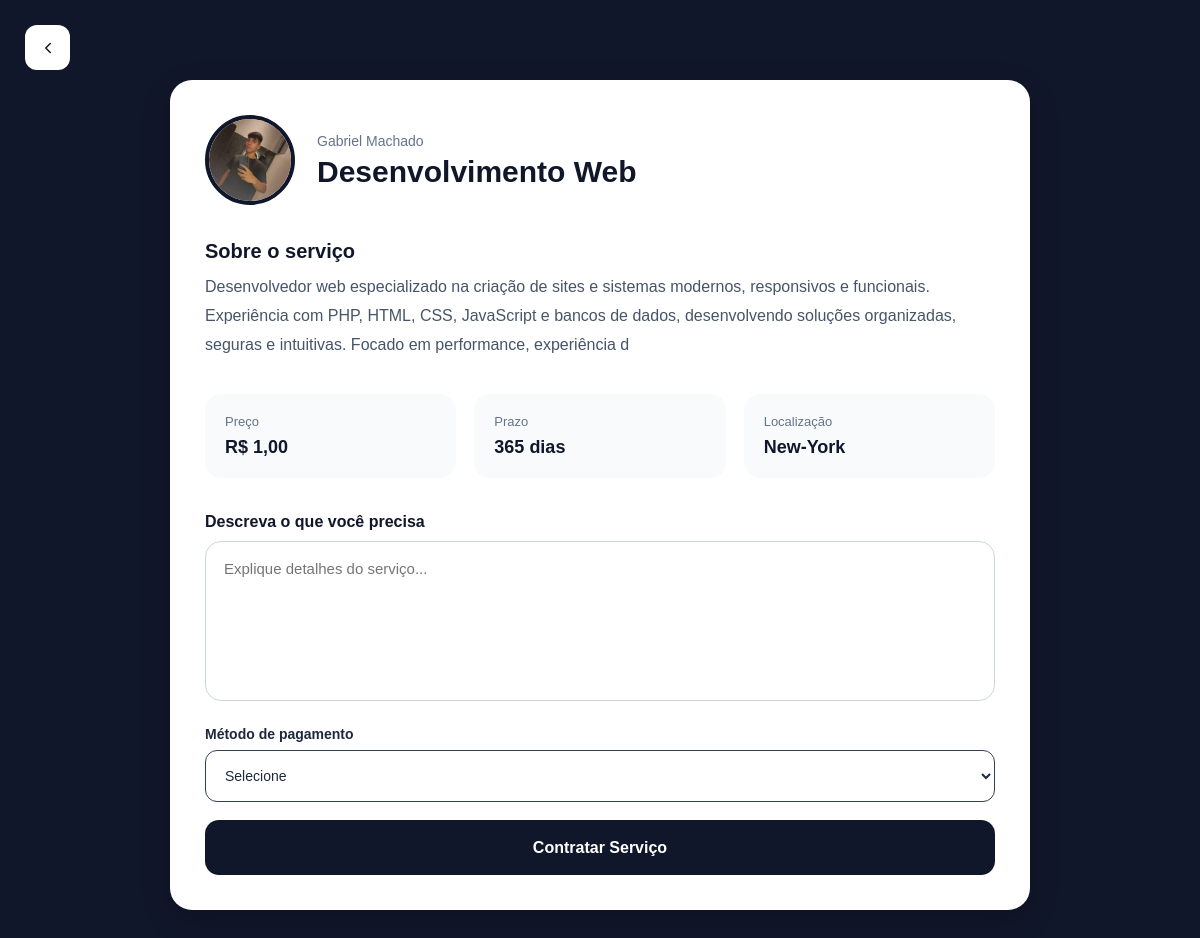
/frontend/public/Cliente/contratar-servico.php?id=9 (signed in), run on the app's committed database.
### tables this page shows
CREATE TABLE `servicos` (
  `id` int(11) NOT NULL,
  `usuario_id` int(11) NOT NULL,
  `categoria_id` int(11) NOT NULL,
  `nome_servico` varchar(255) NOT NULL,
  `descricao` varchar(255) DEFAULT NULL,
  `preco` decimal(10,2) NOT NULL,
  `prazo` int(11) NOT NULL,
  `localizacao` varchar(255) DEFAULT NULL,
  `criado_em` timestamp NOT NULL DEFAULT current_timestamp()
);

CREATE TABLE `usuarios` (
  `id` int(11) NOT NULL,
  `nome` varchar(100) NOT NULL,
  `email` varchar(255) NOT NULL,
  `senha` varchar(255) NOT NULL,
  `telefone` varchar(20) DEFAULT NULL,
  `tipo` enum('cliente','prestador','admin') DEFAULT 'cliente',
  `criado_em` timestamp NOT NULL DEFAULT current_timestamp(),
  `foto` varchar(255) DEFAULT NULL
);

### backend/app/models/ServicoModel.php (called while the page is built, shortened)
<?php
class ServicoModel {
    private $pdo;
    public function __construct($pdo){
        $this->pdo = $pdo;
    }
   public function buscarPorId($id) {
    $sql = "SELECT
    servicos.*,
    usuarios.nome AS prestador,
    usuarios.foto,
    usuarios.email
FROM servicos
INNER JOIN usuarios
ON servicos.usuario_id = usuarios.id
WHERE servicos.id = ?";
    $stmt = $this->pdo->prepare($sql);
    $stmt->execute([$id]);
    return $stmt->fetch(PDO::FETCH_ASSOC);
}
}

### backend/app/controllers/ServicoController.php (called while the page is built, shortened)
<?php
require_once "C:/Turma2/xampp/htdocs/catalogo-servicos/backend/app/models/ServicoModel.php";
class ServicoController
{
    private $servicoModel;
    public function __construct($pdo)
    {
        $this->servicoModel = new ServicoModel($pdo);
    }
    public function buscarPorId($id)
    {
        return $this->servicoModel->buscarPorId($id);
    }
}

### frontend/public/Cliente/contratar-servico.php (the view, shortened to what this page needs)
<?php
require_once "C:/Turma2/xampp/htdocs/catalogo-servicos/backend/app/database/database.php";
require_once "C:/Turma2/xampp/htdocs/catalogo-servicos/backend/app/controllers/ServicoController.php";
$servicoController = new ServicoController($pdo);
$id = $_GET['id'] ?? null;
$servico = $servicoController->buscarPorId($id);
?>
<!DOCTYPE html>
<html lang="pt-br">
<head>
    <link
        rel="stylesheet"
        href="../css/contratar-servico.css">
</head>
<body>
    <a href="../home.php" class="btn-back">
        <svg
            class="icon-back"
            viewBox="0 0 24 24"
            fill="none">
            <path
                d="M15 18l-6-6 6-6"
                stroke="currentColor"
                stroke-width="2"
                stroke-linecap="round"
                stroke-linejoin="round" />
        </svg>
    </a>
    <div class="container">
        <div class="card-servico">
            <div class="topo-servico">
                <img
                    src="<?= !empty($servico['foto']) ? '../' . $servico['foto'] : '../img/user.jpg' ?>"
                    class="foto-prestador">
                <div>
                    <span class="prestador">
                        <?= htmlspecialchars($servico['prestador']) ?>
                    </span>
                    <h1>
                        <?= htmlspecialchars($servico['nome_servico']) ?>
                    </h1>
                </div>
            </div>
            <div class="descricao-box">
                <h3>
                    Sobre o serviço
                </h3>
                <p>
                    <?= htmlspecialchars($servico['descricao']) ?>
                </p>
            </div>
            <div class="infos">
                <div class="info-card">
                    <span>Preço</span>
                    <strong>
                        R$ <?= number_format(
                                $servico['preco'],
                                2,
                                ',',
                                '.'
                            ) ?>
                    </strong>
                </div>
                <div class="info-card">
                    <span>Prazo</span>
                    <strong>
                        <?= $servico['prazo'] ?> dias
                    </strong>
                </div>
                <div class="info-card">
                    <span>Localização</span>
                    <strong>
                        <?= htmlspecialchars($servico['localizacao']) ?>
                    </strong>
                </div>
            </div>
            <form
                method="POST"
                class="form-contratar">
                <label>
                    Descreva o que você precisa
                </label>
                <textarea
                    name="mensagem"
                    placeholder="Explique detalhes do serviço..."
                    required></textarea>
                    <div class="input-group">
    <label>
        Método de pagamento
    </label>
    <select
        name="pagamento"
        id="pagamento"
        onchange="toggleCartao()"
        required>
        <option value="">
            Selecione
        </option>
    </select>
</div>
                <button
                    type="submit"
                    name="contratar">
                    Contratar Serviço
                </button>
            </form>
        </div>
    </div>
</body>
</html>

### frontend/public/css/contratar-servico.css (style rules this page uses)
* { margin: 0; padding: 0; box-sizing: border-box; }
body { background: #11172a; font-family: "Poppins", sans-serif; color: #fff; }
.btn-back { position: absolute; top: 25px; left: 25px; display: flex; align-items: center; justify-content: center; width: 45px; height: 45px; border-radius: 12px; background: #fff; color: #11172a; text-decoration: none; transition: 0.3s; }
.icon-back { width: 18px; height: 18px; }
.container { max-width: 900px; margin: 60px auto; padding: 20px; }
.card-servico { background: #fff; color: #11172a; border-radius: 22px; padding: 35px; box-shadow: 0 10px 30px rgba(0,0,0,0.2); }
.topo-servico { display: flex; align-items: center; gap: 22px; margin-bottom: 35px; }
.foto-prestador { width: 90px; height: 90px; border-radius: 50%; object-fit: cover; border: 4px solid #11172a; }
.prestador { color: #64748b; font-size: 14px; }
.topo-servico h1 { font-size: 30px; margin-top: 5px; }
.descricao-box { margin-bottom: 35px; }
.descricao-box h3 { margin-bottom: 10px; font-size: 20px; }
.descricao-box p { color: #475569; line-height: 1.8; }
.infos { display: grid; grid-template-columns: repeat(3, 1fr); gap: 18px; margin-bottom: 35px; }
.info-card { background: #f8fafc; border-radius: 16px; padding: 20px; }
.info-card span { display: block; font-size: 13px; color: #64748b; margin-bottom: 8px; }
.info-card strong { font-size: 18px; }
.form-contratar { display: flex; flex-direction: column; }
.form-contratar label { margin-bottom: 10px; font-weight: 600; }
.form-contratar textarea { height: 160px; border: 1px solid #cbd5e1; border-radius: 16px; padding: 18px; resize: none; font-family: inherit; font-size: 15px; margin-bottom: 25px; transition: 0.3s; }
.input-group { display: flex; flex-direction: column; margin-bottom: 18px; }
.input-group label { margin-bottom: 8px; font-size: 14px; font-weight: 600; color: #1e293b; }
.input-group input, .input-group select { height: 52px; border: 1px solid #334155; background: #fff; color: #1e293b; border-radius: 12px; padding: 0 15px; font-size: 14px; outline: none; }
.form-contratar button { height: 55px; border: none; border-radius: 14px; background: #11172a; color: #fff; font-size: 16px; font-weight: 600; cursor: pointer; transition: 0.3s; }

### data on the page
servicos: usuario.foto (picture), usuario.nome "Gabriel Machado", nome_servico "Desenvolvimento Web", descricao "Desenvolvedor web especializado na criação de sites e sistemas modernos, responsivos e funcionais. Experiência com PHP, HTML, CSS, JavaScript e bancos de dados, desenvolvendo soluções organizadas, seguras e intuitivas. Focado em performance, experiência d", preco "1,00", prazo "365", localizacao "New-York"
